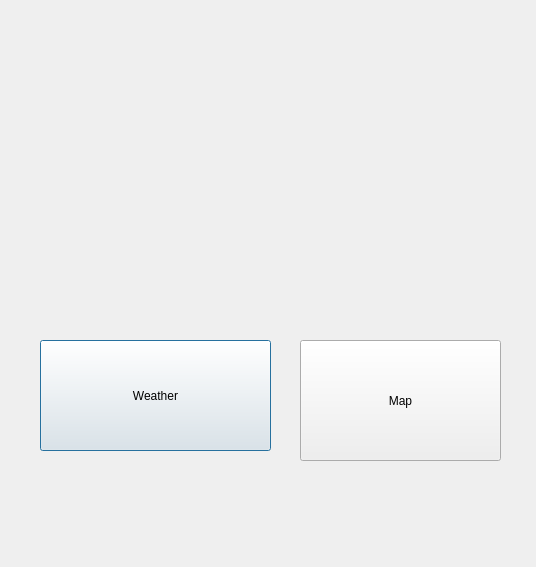
<?xml version="1.0" encoding="UTF-8"?>
<ui version="4.0">
 <class>Dialog</class>
 <widget class="QDialog" name="Dialog">
  <property name="geometry">
   <rect>
    <x>0</x>
    <y>0</y>
    <width>536</width>
    <height>567</height>
   </rect>
  </property>
  <property name="windowTitle">
   <string>Dialog</string>
  </property>
  <widget class="QPushButton" name="Weatherbutton">
   <property name="geometry">
    <rect>
     <x>40</x>
     <y>340</y>
     <width>231</width>
     <height>111</height>
    </rect>
   </property>
   <property name="text">
    <string>Weather</string>
   </property>
  </widget>
  <widget class="QPushButton" name="Map_button">
   <property name="geometry">
    <rect>
     <x>300</x>
     <y>340</y>
     <width>201</width>
     <height>121</height>
    </rect>
   </property>
   <property name="text">
    <string>Map</string>
   </property>
  </widget>
 </widget>
 <resources/>
 <connections/>
</ui>
